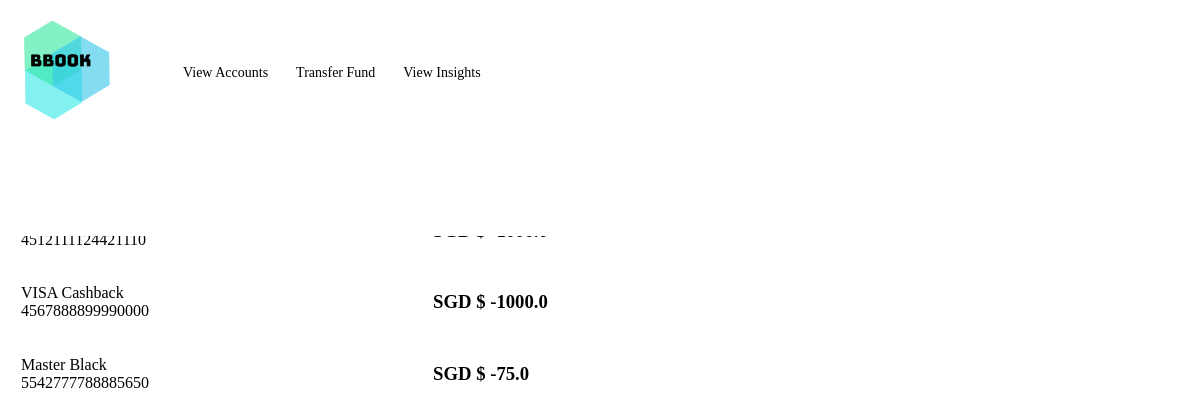
/creditcards/2, run on an earlier commit of the app's database.
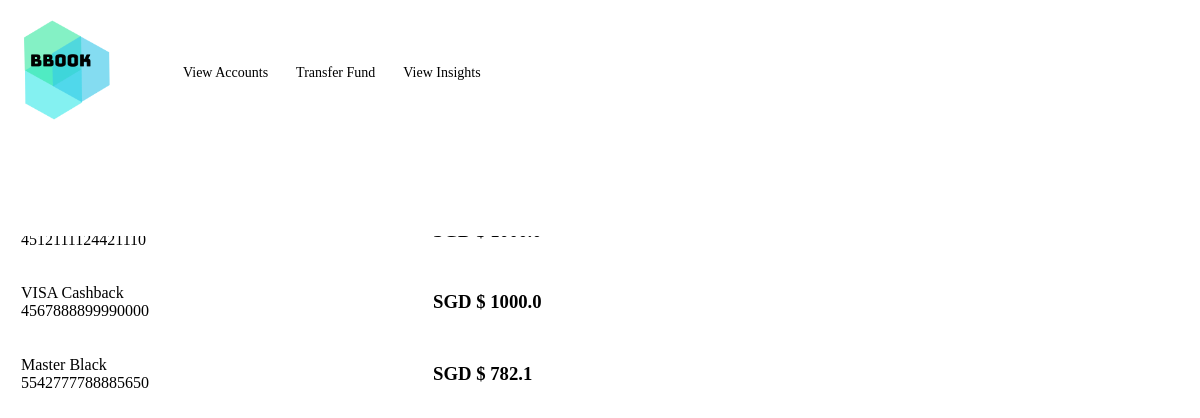
And on a later commit of the database.
### tables this page shows
CREATE TABLE "CreditCard" (
	`CardNumber`	INTEGER,
	`CardType`	TEXT,
	`BankID`	INTEGER,
	`ExpiryDate`	TEXT,
	`CardName`	TEXT,
	`CustomerID`	INTEGER,
	`AmountDue`	REAL,
	FOREIGN KEY(`CustomerID`) REFERENCES `Customer`(`CustomerID`),
	PRIMARY KEY(`CardNumber`),
	FOREIGN KEY(`BankID`) REFERENCES `Bank`(`BankID`)
);

### app.py (the view)
@app.route('/creditcards/<CustomerID>')
def creditcards(CustomerID):
       connection = sqlite3.connect("BBOOK.db")
       cursor = connection.execute("SELECT * FROM CreditCard WHERE CustomerID = ?", (CustomerID,)).fetchall()
       connection.close()
       return flask.render_template("creditcards.html", cursor = cursor, CustomerID = CustomerID)

### templates/creditcards.html (shortened to what this page needs)
<!DOCTYPE html>
<html>
<head>
</head>
<body>
		<div class="navbar">
		<table>
		<tr>
		<td style= "width:150px">
            <a href="{{url_for('main', CustomerID = CustomerID)}}"><img src="{{ url_for('static', filename='BBOOK.png') }}" width="100" height=""/> </a>
		</td>
		<td style= "width:400px">
					<a href="{{url_for('accounts', CustomerID = CustomerID)}}">View Accounts</a>
					<a href="{{url_for('transfer', CustomerID = CustomerID)}}">Transfer Fund</a>
					<a href="{{url_for('insights', CustomerID = CustomerID)}}">View Insights</a>
					</td>
				</tr>
				</table>
            </div>
<div class="main">
		<table>
			<tr>
				<th><b>Credit Cards</b></th>
			{% for record in cursor %}
			</tr>
			<tr>
				<td>{{record[1]}} {{record[4]}}<br>{{record[0]}}
				</td>
				<td><h3>SGD $ {{record[6]}}</h3></td>
			{% endfor %}
		</table>
</div>
</body>
</html>

What changed in the data, as far as the page shows it:
changed CreditCard "VISA": AmountDue "-1000.0" → "1000.0"
changed CreditCard "Master": AmountDue "-75.0" → "782.1"
